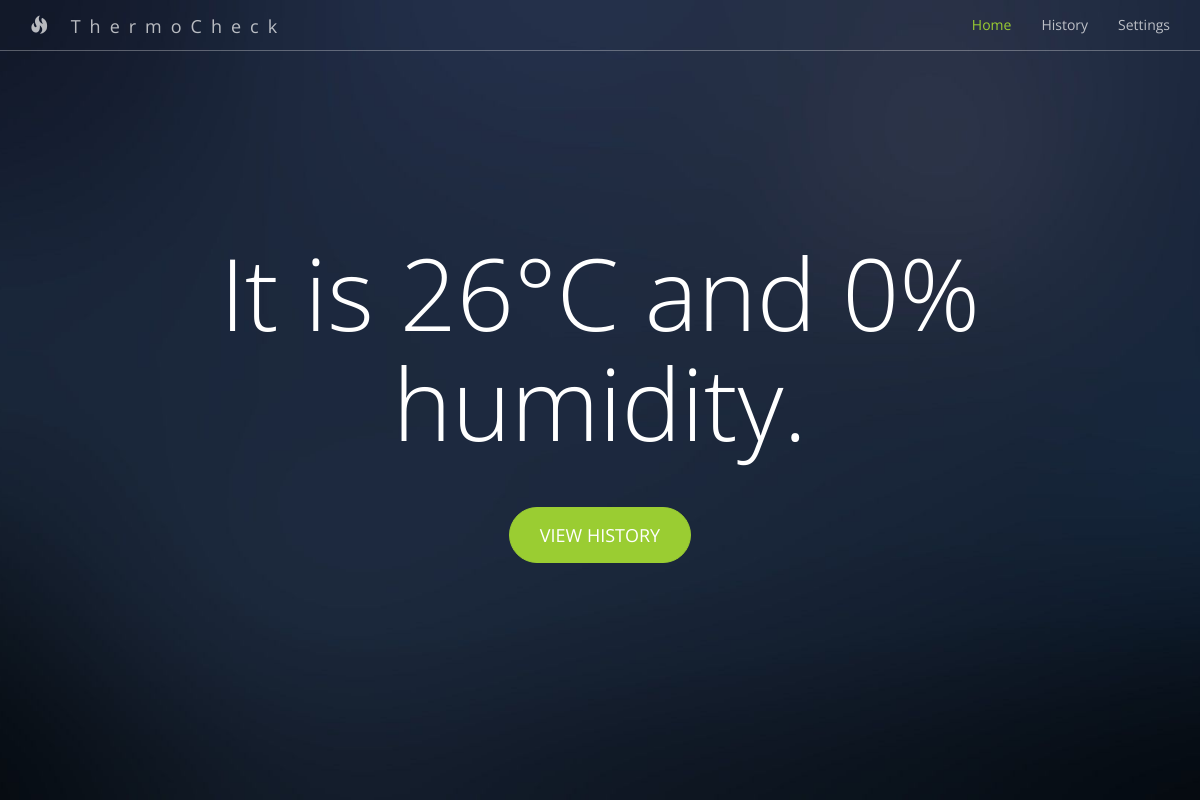
Before: / with the older database file.
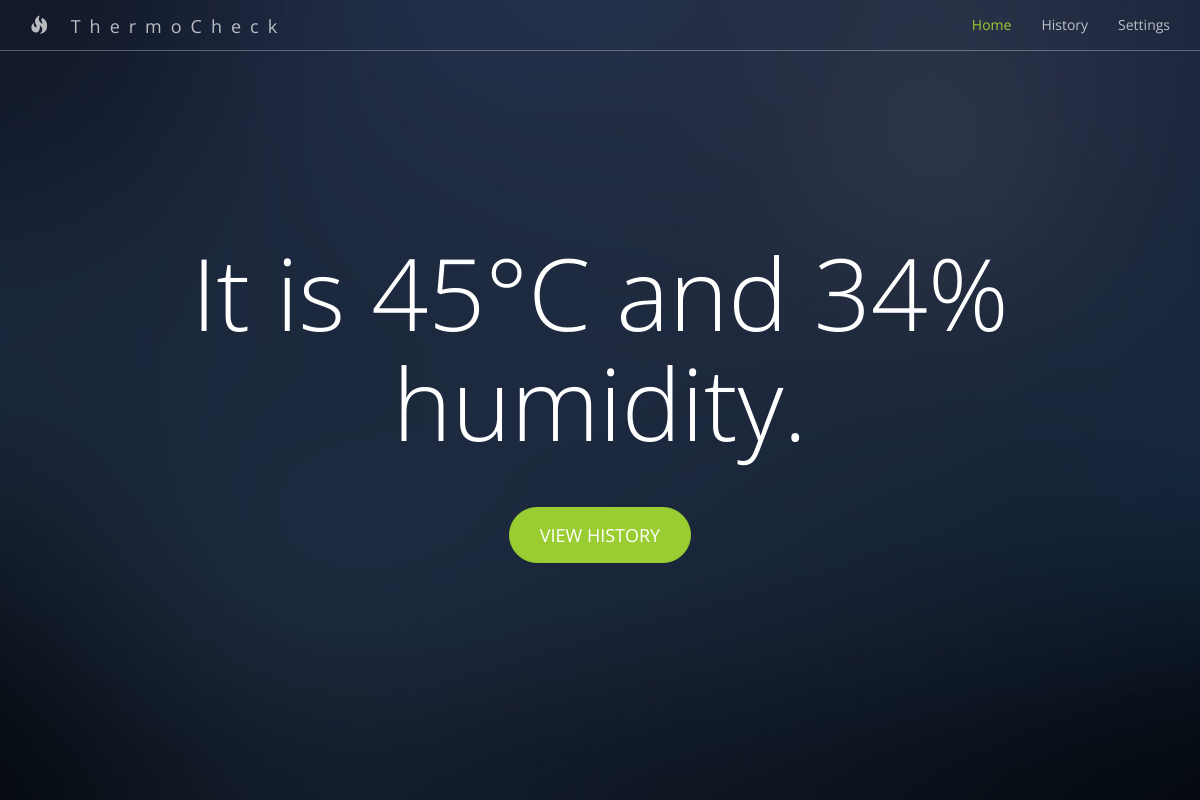
After: the same page with the newer database file.
### app/models.py (models this page shows, shortened)
class Temperature(models.Model):
    temperature = models.CharField(max_length=3)
    humidity= models.CharField(max_length=3)
    date = models.DateTimeField(auto_now_add = True)

### app/views.py (the view)
# urls.py: 2. Add a URL to urlpatterns:  path('', Home.as_view(), name='home')
class Home(APIView):
    def get(self,request):
        temp=Temperature.objects.last().temperature
        humidity=Temperature.objects.last().humidity
        print(temp," ",humidity)
        context={
            'temp': temp,
            'humidity':humidity
        }
        return render(request, 'temp.html',context)

### app/templates/temp.html (shortened to what this page needs)
<!DOCTYPE html>
<html lang="en">
<head>
    <link href="css/bootstrap.min.css" rel="stylesheet">
    <link href="css/custom.css" rel="stylesheet">
</head>
<body>
    <nav id="siteNav" class="navbar navbar-default navbar-fixed-top" role="navigation">
        <div class="container">
            <div class="navbar-header">
                <a class="navbar-brand" href="#">
                	<span class="glyphicon glyphicon-fire"></span>
                	ThermoCheck
                </a>
            </div>
            <div class="collapse navbar-collapse" id="navbar">
                <ul class="nav navbar-nav navbar-right">
                    <li class="active">
                        <a href="#">Home</a>
                    </li>
                    <li>
                        <a href="http://127.0.0.1:8000/history/">History</a>
                    </li>
                    <li>
                        <a href="#">Settings</a>
                    </li>
                </ul>
            </div>
        </div>
    </nav>
    <header>
        <div class="header-content">
            <div class="header-content-inner">
                <h1>It is {{temp}}°C and {{humidity}}% humidity.</h1>
                <a href="http://127.0.0.1:8000/history/" class="btn btn-primary btn-lg">View History</a>
            </div>
        </div>
    </header>
</body>
</html>

### app/templates/css/custom.css (style rules this page uses)
html, body { width: 100%; height: 100%; font-family: 'Open Sans','Helvetica Neue',Arial,sans-serif; }
a { color: yellowgreen; -webkit-transition: all .35s; -moz-transition: all .35s; transition: all .35s; }
header { position: relative; width: 100%; min-height: auto; text-align: center; color: #fff; background-image: url('../images/header.jpg'); background-position: center; -webkit-background-size: cover; -moz-background-size: cover; background-size: cover; -o-background-size: cover; }
header .header-content { position: relative; width: 100%; padding: 100px 15px 70px; text-align: center; }
header .header-content .header-content-inner h1 { margin-top: 0; margin-bottom: 20px; font-size: 50px; font-weight: 300; }
@media (min-width:768px) { header { min-height: 100%; } }
@media (min-width:768px) { header .header-content { position: absolute; top: 50%; padding: 0 50px; -webkit-transform: translateY(-50%); -ms-transform: translateY(-50%); transform: translateY(-50%); } }
@media (min-width:768px) { header .header-content .header-content-inner { margin-right: auto; margin-left: auto; max-width: 1000px; } }
@media (min-width:768px) { header .header-content .header-content-inner h1 { font-size: 100px; } }
.navbar-default { border-color: rgba(34,34,34,.05); background-color: #fff; -webkit-transition: all .35s; -moz-transition: all .35s; transition: all .35s; }
.navbar-default .navbar-header .navbar-brand { color: yellowgreen; }
.navbar-default .nav > li>a, .navbar-default .nav>li>a:focus { color: #222; }
.navbar-default .nav > li.active>a, .navbar-default .nav>li.active>a:focus { color: yellowgreen!important; background-color: transparent; }
@media (min-width:768px) { .navbar-default { border-color: rgba(255,255,255,.3); background-color: transparent; } }
@media (min-width:768px) { .navbar-default .navbar-header .navbar-brand { color: rgba(255,255,255,.7); letter-spacing: 0.5em; } }
@media (min-width:768px) { .navbar-default .nav > li>a, .navbar-default .nav>li>a:focus { color: rgba(255,255,255,.7); } }
.btn-primary { border-color: yellowgreen; color: #fff; background-color: yellowgreen; -webkit-transition: all .35s; -moz-transition: all .35s; transition: all .35s; }
.btn { border-radius: 300px; text-transform: uppercase; }
.btn-lg { padding: 15px 30px; }

Changed rows visible on the page:
no longer on this page (row unchanged): Temperature: temperature "26"
added Temperature: temperature "45", humidity "34"
Other visible differences:
{{ humidity }}: "0" → (not shown)
